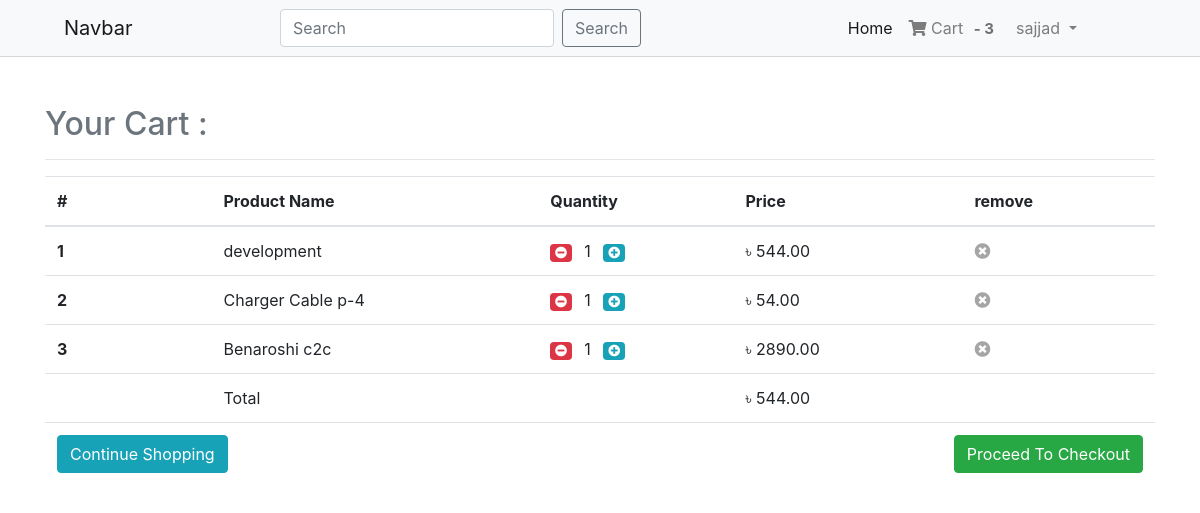
The app's page /shop/cart/ (signed in) with its own data.
### Login/models.py (models this page shows, shortened)
class User(AbstractBaseUser,PermissionsMixin):
    email = models.EmailField(unique=True,null=False)
    is_staff = models.BooleanField(
        ugettext_lazy('staff status'),
        default=False,
        help_text=ugettext_lazy('Designates whether the user can log in this site'),
    )
    is_active= models.BooleanField(
        ugettext_lazy('active'),
        default=True,
        help_text=ugettext_lazy("Designates whether this user should be treated as active . Unselect this instead of deleting account ")
    )
    USERNAME_FIELD = 'email'
    objects = MyUserManager()
    def __str__(self):
        return self.email

class Profile(models.Model):
    user = models.OneToOneField(User,on_delete=models.CASCADE,related_name="profile")
    username = models.CharField(max_length=264,blank=True)
    full_name = models.CharField(max_length=264,blank=True)
    address_1 = models.TextField(max_length=512,blank=True)
    city = models.CharField(max_length=40,blank=True)
    zipcode = models.CharField(max_length=10,blank=True)
    country = models.CharField(max_length=56,blank=True)
    phone = models.CharField(max_length=20,blank=True)
    date_joined = models.DateTimeField(auto_now_add=True)

### Order/models.py (models this page shows)
class Order(models.Model):
    orders_item = models.ManyToManyField(Cart)
    user = models.ForeignKey(settings.AUTH_USER_MODEL,on_delete=models.CASCADE)
    ordered = models.BooleanField(default=False)
    created = models.DateTimeField(auto_now_add=True)
    paymentId = models.CharField(max_length=264,blank=True,null=True)
    orederId = models.CharField(max_length=264,blank=True,null=True)
    def __str__(self):
        return f'{self.user} \'s order'
    def get_total_items(self):
        total = 0
        for order_item in self.orders_item.all():
            total = float(order_item.get_total())
            return total

class Cart(models.Model):
    user = models.ForeignKey(settings.AUTH_USER_MODEL,on_delete=models.CASCADE,related_name='cart')
    item = models.ForeignKey(Product,on_delete=models.CASCADE,related_name='product')
    quantity = models.IntegerField(default=1)
    purchased = models.BooleanField(default=False)
    created = models.DateTimeField(auto_now_add=True)
    updated = models.DateTimeField(auto_now=True)
    def __str__(self):
        return f'{self.quantity} X {self.item}'
    def get_total(self):
        total = self.item.price * self.quantity
        float_total = format(total,'0.2f')
        return float_total

### Shop/models.py (models this page shows)
class Product(models.Model):
    category = models.ForeignKey(Category,on_delete=models.CASCADE,related_name='category')
    main_image = models.ImageField(upload_to='media/Products')
    name = models.CharField(max_length=86)
    preview_text = models.TextField(max_length=128,verbose_name='Preview Text')
    detail_text = models.TextField(max_length=1024,verbose_name="Description")
    price = models.FloatField()
    old_price = models.FloatField(default=0.00)
    created = models.DateTimeField(auto_now_add=True)
    def __str__(self):
        return self.name
    class Meta:
        ordering = ['-created']

### Order/views.py (the view)
# urls.py: path('cart/',views.cart_view,name='cart')
@login_required
def cart_view(request):
    carts = Cart.objects.filter(user = request.user,purchased=False)
    print('carts ====>',carts)
    orders = Order.objects.filter(user=request.user,ordered=False)
    print('orders ====>',orders)
    if carts.exists() and orders.exists():
        order = orders[0]
        return render(request,'Order/cart.html',{'carts':carts,'order':order})
    else:
        messages.warning(request,"You don\'t have any item in your cart !")
        return redirect(request.META.get('HTTP_REFERER'))

### Order/templatetags/cart_counter.py (called while the page is built)
@register.filter
def cart_count(user):
    order = Order.objects.filter(user = user,ordered=False)
    if order.exists():
        return order[0].orders_item.count()
    else:
        return 0

### templates/Order/cart.html (shortened to what this page needs)
{% extends "Base.html" %}
{% block body_block %}
  <div class="container my-5">
      <div class="my-5">
          <h2 class="text-muted">Your Cart :</h2>
          <hr>
          <table class="table table-hover">
              <thead>
                  <tr>
                      <th scope="col" width="15%">#</th>
                      <th scope="col">Product Name</th>
                      <th scope="col">Quantity</th>
                      <th scope="col" align="center">Price</th>
                      <th scope="col">remove</th>
                  </tr>
              </thead>
              <tbody>
                  {% for cart in carts %}
                  <tr>
                      <th scope="row">{{forloop.counter}}</th>
                      <td>{{cart.item.name}}</td>
                      <td>
                        <a href="" class="mr-2">
                            <span class="badge badge-danger">
                                <i class="fa fa-minus-circle" aria-hidden="true"></i>
                            </span>
                        </a>
                        <span>{{cart.quantity}}</span>
                        <a href="" class="ml-2">
                            <span class="badge badge-info">
                                <i class="fa fa-plus-circle" aria-hidden="true"></i>
                            </span>
                        </a>
                      </td>
                      <td align="left">&#2547;  {{cart.get_total}} </td>
                      <td>
                          <a href="#">
                                  <i class="fa fa-times-circle" aria-hidden="true" style="color: rgb(165, 165, 165);"></i>
                          </a>
                      </td>
                  </tr>
                  {% endfor %}
                  <tr>
                      <th scope="row"></th>
                      <td colspan="2">Total</td>
                      <td colspan="2" align="left">&#2547; {{order.get_total_items|floatformat:2}} </td>
                  </tr>
                  <tr>
                      <td colspan="3" align="left">
                          <a href="{% url 'Shop:home' %}" class="btn btn-info">Continue Shopping</a>
                      </td>
                      <td colspan="2" align="right">
                        <a href="" class="btn btn-success">Proceed To Checkout</a>
                    </td>
                  </tr>
              </tbody>
          </table>
      </div>
  </div>
{% endblock body_block %}

### templates/Base.html (shortened to what this page needs)
<!DOCTYPE html>
{% load static %}
<html lang="en">
<head>
    <link rel="stylesheet" href="https://maxcdn.bootstrapcdn.com/bootstrap/4.0.0/css/bootstrap.min.css"
>
    <link rel="stylesheet" href="https://cdnjs.cloudflare.com/ajax/libs/font-awesome/5.15.2/css/all.min.css"
 />
     <link rel="stylesheet" type="text/css" href="{% static 'css/base.css' %}">
</head>
<body >
    {% include "navbar.html" %}
    <div class="mt-2">
        {% block body_block %}
        {% endblock body_block %}
    </div>
  </body>
</body>
</html>

### templates/navbar.html (shortened to what this page needs)
{% load cart_counter %}
<div class="sticky-top" style="border-bottom: 1px solid rgba(212, 214, 211, 0.959);">
  <nav class="navbar navbar-expand-lg navbar-light bg-light">
    <a class="navbar-brand mx-5" href="#">Navbar</a>
    <div class="collapse navbar-collapse" id="navbarSupportedContent">
      <form class="form-inline my-2 my-lg-0 m-auto">
        <input class="form-control mr-sm-2" type="search" placeholder="Search" aria-label="Search">
        <button class="btn btn-outline-secondary my-2 my-sm-0" type="submit">Search</button>
      </form>
      <ul class="navbar-nav m-auto">
        <li class="nav-item active">
          <a class="nav-link" href="{% url 'Shop:home' %}">Home <span class="sr-only">(current)</span></a>
        </li>
        {% if user.is_authenticated %}
        <li class="nav-item">
          <a class="nav-link" href="{% url 'Order:cart' %}">
            <i class="fa fa-shopping-cart"></i>
            Cart
            <span class="badge badge-light" style="font-size: 15px; color: rgb(112, 112, 112);" >- {{request.user|cart_count }} </span></a>
        </li>
        <li class="nav-item dropdown">
            <a class="nav-link dropdown-toggle" href="#" id="navbarDropdown" role="button" data-toggle="dropdown" aria-haspopup="true" aria-expanded="false">
              {% if user.profile.username %}
              {{user.profile.username}}
              {% else %}
              Profile
              {% endif %}
            </a>
          </li>
        {% else %}
        <li class="nav-item">
            <a class="nav-link" href="{% url 'Login:login' %}">Login</a>
        </li>
        {% endif %}
      </ul>
    </div>
  </nav>
</div>

### records on screen
User: user|cart_count "3", profile.username "sajjad"
Cart: item.name "development", quantity "1", get_total "544.00"
Cart: item.name "Charger Cable p-4", quantity "1", get_total "54.00"
Cart: item.name "Benaroshi c2c", quantity "1", get_total "2890.00"
Order: get_total_items "544.00"
